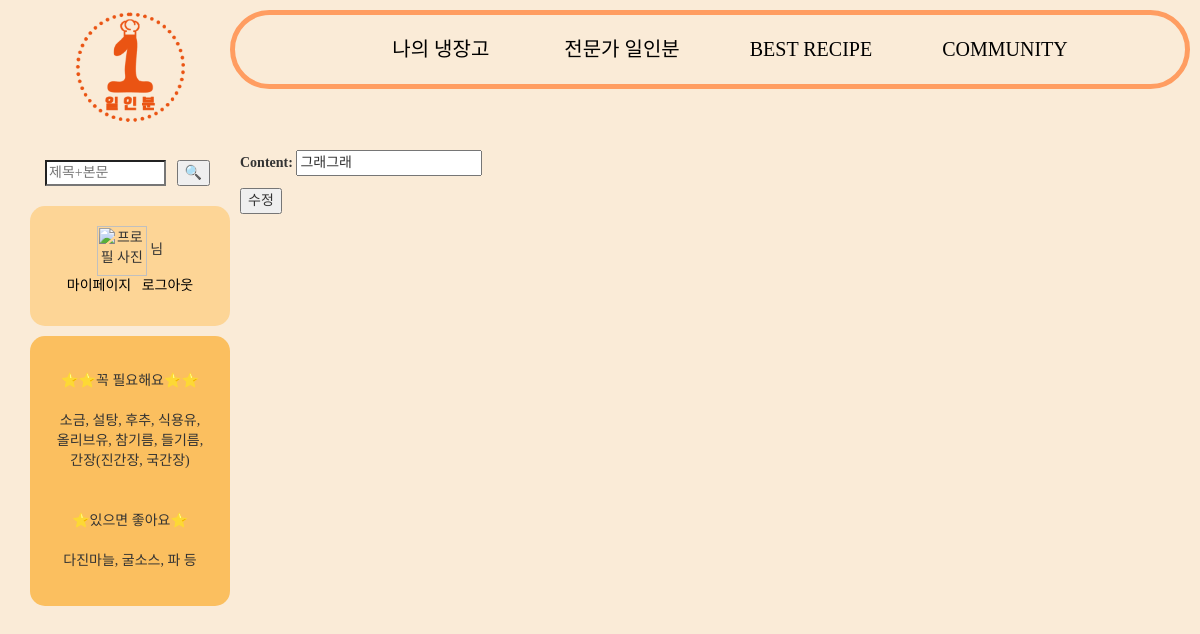
Before: /commentcrud/commentupdate/1/1 (signed in) with the older database file.
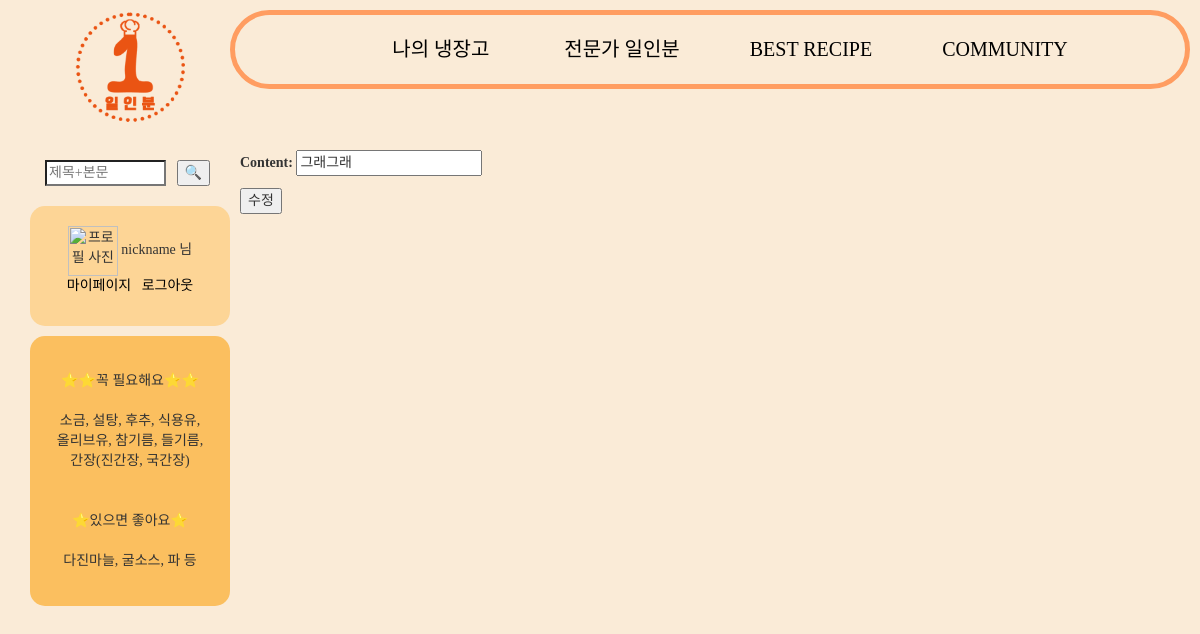
After: the same page with the newer database file.
### accounts/models.py (models this page shows, shortened)
class CustomerUser(AbstractUser):
    POSITION = (
        ('일반', '일반'),
        ('사업자', '사업자'),
    )
    position = models.CharField(verbose_name='등급', max_length=1000, choices=POSITION)
    upload = CloudinaryField('uploads',blank=True,null=True)
    profile = CloudinaryField('images/',default='default_susbwu.JPG',blank=True,null=False)
    nickname = models.CharField(max_length=100)
    email = models.EmailField()

### commentcrud/views.py (the view)
# urls.py: path('commentupdate/<int:post_id>/<int:comment_id>', views.commentupdate, name='commentupdate'),
def commentupdate(request, comment_id, post_id):
    comment = Comment.objects.get(id=comment_id)
    form = CommentForm(instance=comment)
    if request.method == "POST":
        update_form = CommentForm(request.POST, instance=comment)
        if update_form.is_valid():
            update_form.save()
            return redirect('postshow', post_id)
    return render(request, 'comment_update.html', {'form':form})

### commentcrud/forms.py
class CommentForm(forms.ModelForm):
    class Meta:
        model = Comment
        fields = ['content']

### community/templates/comment_update.html (shortened to what this page needs)
{% extends 'list.html' %}
{% block content %}
<form method='POST'>
    {{form.as_p}}
    <input type="submit" value="수정">
</form>
{% endblock %}

### oneportion/templates/base.html (shortened to what this page needs)
{% load bootstrap4 %}
{% bootstrap_css %}
{% load static %}
<head>
<link rel="stylesheet" href="https://maxcdn.bootstrapcdn.com/bootstrap/3.3.2/css/bootstrap.min.css">
<link rel="stylesheet" href="https://maxcdn.bootstrapcdn.com/bootstrap/3.3.2/css/bootstrap-theme.min.css">
</head>
<body style="background-color: antiquewhite;">
<div class="container side">
  <div class="row">
      <div class="col-md-2 logo">
        <a href="{% url 'main' %}"><img src = "{% static 'logoplus.png' %}" width = "110px" alt="로고"></a>
      </div>
      <div id="bar" class="col-md-10">
        <nav>
          <ul>
            <li class="nav-item">
                <a class="nav-link" href="{% url 'myfridge' %}">나의 냉장고 &nbsp;&nbsp;&nbsp;&nbsp;&nbsp;&nbsp;&nbsp;&nbsp;&nbsp;&nbsp;</a>
              </li>
            <li class="nav-item">
              <a class="nav-link" href="{% url 'expert_list' %}">전문가 일인분&nbsp;&nbsp;&nbsp;&nbsp;&nbsp;&nbsp;&nbsp;&nbsp;&nbsp;&nbsp;</a>
            </li>
            <li class="nav-item">
              <a class="nav-link" href="{% url 'likelist' %}">BEST RECIPE&nbsp;&nbsp;&nbsp;&nbsp;&nbsp;&nbsp;&nbsp;&nbsp;&nbsp;&nbsp;</a>
            </li>
            <li class="nav-item">
                <a class="nav-link" href="{% url 'list' %}">COMMUNITY</a>
            </li>
          </ul>
      </nav>
      </div>
      <div id="search" class="col-md-2">
        <div>
        <form action = "{% url 'result' %}" method = "get">
          <input id="searchtext" type = "search" placeholder="제목+본문" style="font-family:'굴림';" name = "query">&nbsp;&nbsp;&nbsp;
          <input id = "searchbutton" type = "submit" name="" value="🔍">
        </form>
      </div>
      <div id="my">
        {% if user.is_authenticated %}
          <img width="50px" height="50px" alt="프로필 사진" src = "{{ user.profile.url }}">
          {{ user.nickname }} 님<br>
            <a href="{% url 'mypage' %}">마이페이지</a>&nbsp;&nbsp;
            <a href="{% url 'logout' %}">로그아웃</a>
        {% else %}
            <br>
          <a href="{% url 'login' %}">로그인</a>&nbsp;&nbsp;
          <a href="{% url 'signup' %}">회원가입</a>
        {% endif %}
      </div>
      <div id="usual" >
      ⭐⭐꼭 필요해요⭐⭐ <br><br>
      소금, 설탕, 후추, 식용유,<br>올리브유, 참기름, 들기름,<br>간장(진간장, 국간장)<br><br><br>
      ⭐있으면 좋아요⭐<br><br>
      다진마늘, 굴소스, 파 등
      </div>
</div>
<div class="container col-md-10 page0">
  {% block content %}
  {% endblock %}
</div>
</body>

Changed rows visible on the page:
now on this page (row edited): CustomerUser: nickname "nickname"
